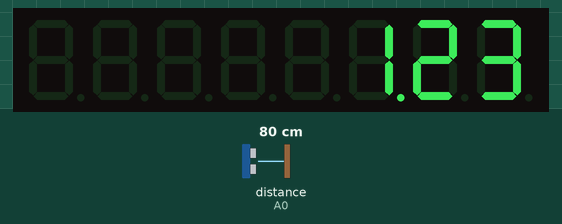
Bench run of a sketch on a simulated Arduino Uno, built with avr-gcc and run on an emulated ATmega328P. Parts: 8-digit seven-segment display. The inputs (shaded band) are chosen by the test bench; at power-on: distance to the obstacle (sensor on A0) 80 cm. The echo pulse lasts 58.3 µs per cm.

Above: at 1.8 s.
1.9 s: distance to the obstacle (sensor on A0) set to 2 cm
At 4.2 s:
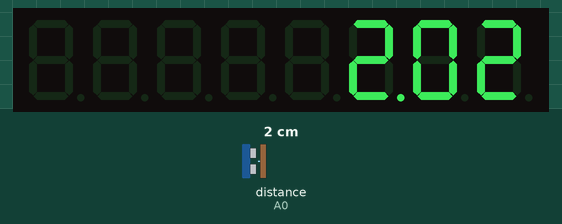
4.5 s: distance to the obstacle (sensor on A0) set to 4 cm
At 6.9 s:
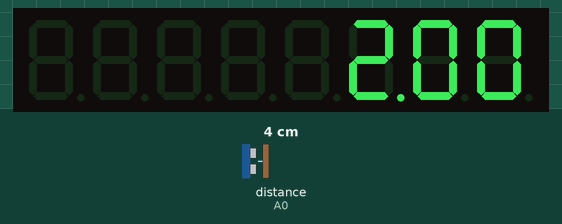
7.5 s: distance to the obstacle (sensor on A0) set to 9 cm
At 10.5 s:
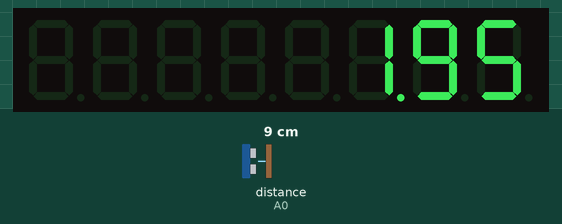
Timing chart, 0 to 12.0 s (numbered marks = the images above; inputs shaded):
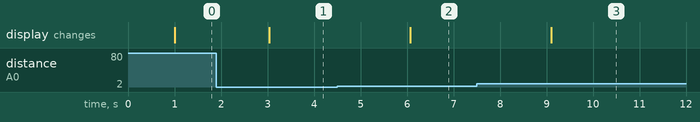

The sketch:

Pengukur_Tinggi_Badan.ino
```cpp
#include <Arduino.h>
#include "LedControl.h"
#include <NewPing.h>

#define TRIGGER_PIN  A1  // Arduino pin tied to trigger pin on the ultrasonic sensor.
#define ECHO_PIN     A0  // Arduino pin tied to echo pin on the ultrasonic sensor.
#define MAX_DISTANCE 204 // Maximum distance we want to ping for (in centimeters). Maximum sensor distance is rated at 400-500cm.

/*
 Now we need a LedControl to work with.
 ***** These pin numbers will probably not work with your hardware *****
 pin 13 is connected to the DataIn
 pin 11 is connected to the CLK
 pin 12 is connected to LOAD
 We have only a single MAX72XX.
 */
LedControl myled = LedControl(13,11,12,1);
NewPing sonar(TRIGGER_PIN, ECHO_PIN, MAX_DISTANCE); // NewPing setup of pins and maximum distance.

unsigned int jarak, tinggi;
byte satuan, puluhan, ratusan;

void setup()
{
  myled.shutdown(0,false);
  /* Set the brightness to a medium values */
  myled.setIntensity(0,8);
  /* and clear the display */
  myled.clearDisplay(0);

}

void loop()
{
   unsigned int uS = sonar.ping(); // Send ping, get ping time in microseconds (uS).
   jarak = uS/US_ROUNDTRIP_CM;
   tinggi = 204 - jarak;
   ratusan = tinggi /100;
   puluhan = (tinggi % 100)/10;
   satuan = (tinggi % 100)%10;
   delay(1000);
   myled.setChar(0,0,satuan,false);
   myled.setChar(0,1,puluhan,false);
   myled.setChar(0,2,ratusan,true);
   delay(10);

}
```

Measured:
- after the input at 1.9 s, the display: changes after 1.1 s (image 1)
- after the input at 4.5 s, the display: changes after 1.6 s (image 2)
- after the input at 7.5 s, the display: changes after 1.6 s (image 3)
